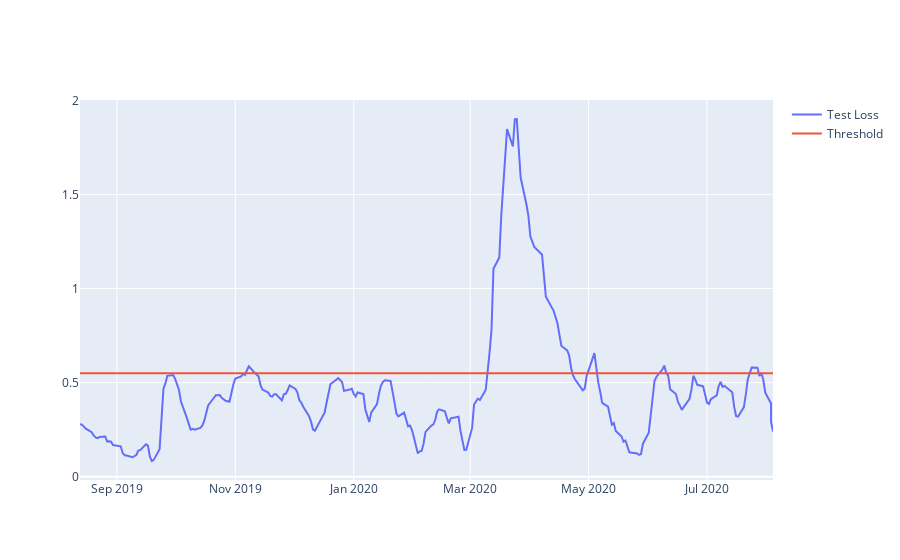

This figure's notebook cell:
### Code cell
# Plotting Test Set values and adding a threshold line to the graph
fig = go.Figure()
fig.add_trace(go.Scatter(x = test[time_steps:].date, y = test_score_df.loss,
                        mode = 'lines', name = 'Test Loss'))

fig.add_trace(go.Scatter(x = test[time_steps:].date, y = test_score_df.threshold,
                        mode = 'lines', name = 'Threshold'))
fig.update_layout(showlegend = True)
fig.show()

### Figure 1 — Plotly figure (JSON) as saved in the notebook; plotly's stock layout.template omitted (floating-point values rounded to 4 significant figures; data arrays with more than 128 entries replaced by an {"elided": "..."} marker saying what was removed)
{"data": [{"mode": "lines", "name": "Test Loss", "type": "scatter", "x": {"elided": "242 str values"}, "y": {"elided": "242 float values"}}, {"mode": "lines", "name": "Threshold", "type": "scatter", "x": {"elided": "242 str values"}, "y": {"elided": "242 float values"}}], "layout": {"showlegend": true}}
